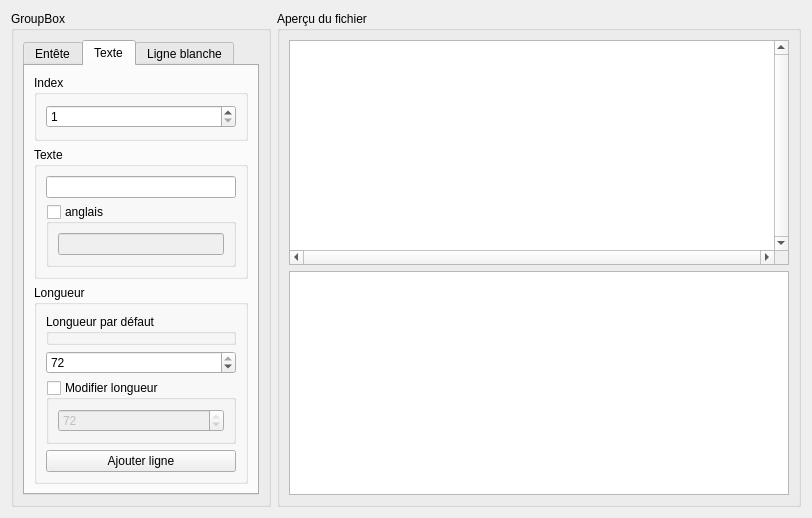
<?xml version="1.0" encoding="UTF-8"?>
<ui version="4.0">
 <class>mes_generator</class>
 <widget class="QDialog" name="mes_generator">
  <property name="geometry">
   <rect>
    <x>0</x>
    <y>0</y>
    <width>812</width>
    <height>512</height>
   </rect>
  </property>
  <property name="windowTitle">
   <string>Dialog</string>
  </property>
  <layout class="QHBoxLayout" name="horizontalLayout">
   <item>
    <widget class="QGroupBox" name="groupBox">
     <property name="title">
      <string>GroupBox</string>
     </property>
     <layout class="QVBoxLayout" name="verticalLayout_2">
      <item>
       <widget class="QTabWidget" name="add_text">
        <property name="currentIndex">
         <number>1</number>
        </property>
        <widget class="QWidget" name="tab">
         <attribute name="title">
          <string>Entête</string>
         </attribute>
         <layout class="QVBoxLayout" name="verticalLayout_6">
          <item>
           <widget class="QGroupBox" name="groupBox_4">
            <property name="title">
             <string>Version</string>
            </property>
            <layout class="QVBoxLayout" name="verticalLayout_4">
             <item>
              <widget class="QLineEdit" name="file_version_edit">
               <property name="inputMask">
                <string>XX.XX</string>
               </property>
               <property name="text">
                <string>XX.XX</string>
               </property>
              </widget>
             </item>
            </layout>
           </widget>
          </item>
          <item>
           <widget class="QGroupBox" name="file_date">
            <property name="title">
             <string>Date</string>
            </property>
            <layout class="QVBoxLayout" name="verticalLayout_5">
             <item>
              <widget class="QDateEdit" name="file_date_edit"/>
             </item>
            </layout>
           </widget>
          </item>
          <item>
           <widget class="QPushButton" name="add_entete_button">
            <property name="text">
             <string>Ajouter entête</string>
            </property>
           </widget>
          </item>
         </layout>
        </widget>
        <widget class="QWidget" name="tab_2">
         <attribute name="title">
          <string>Texte</string>
         </attribute>
         <layout class="QVBoxLayout" name="verticalLayout_7">
          <item>
           <widget class="QGroupBox" name="groupBox_2">
            <property name="title">
             <string>Index</string>
            </property>
            <layout class="QVBoxLayout" name="verticalLayout_8">
             <item>
              <widget class="QSpinBox" name="index_edit">
               <property name="minimum">
                <number>1</number>
               </property>
               <property name="maximum">
                <number>999</number>
               </property>
               <property name="value">
                <number>1</number>
               </property>
              </widget>
             </item>
            </layout>
           </widget>
          </item>
          <item>
           <widget class="QGroupBox" name="groupBox_3">
            <property name="title">
             <string>Texte</string>
            </property>
            <layout class="QVBoxLayout" name="verticalLayout_9">
             <item>
              <widget class="QLineEdit" name="text_edit_fr">
               <property name="maxLength">
                <number>72</number>
               </property>
              </widget>
             </item>
             <item>
              <widget class="QGroupBox" name="text_gb">
               <property name="title">
                <string>anglais</string>
               </property>
               <property name="checkable">
                <bool>true</bool>
               </property>
               <property name="checked">
                <bool>false</bool>
               </property>
               <layout class="QVBoxLayout" name="verticalLayout_3">
                <item>
                 <widget class="QLineEdit" name="text_edit_gb"/>
                </item>
               </layout>
              </widget>
             </item>
            </layout>
           </widget>
          </item>
          <item>
           <widget class="QGroupBox" name="groupBox_5">
            <property name="title">
             <string>Longueur</string>
            </property>
            <layout class="QVBoxLayout" name="verticalLayout_10">
             <item>
              <widget class="QGroupBox" name="default_length">
               <property name="title">
                <string>Longueur par défaut </string>
               </property>
              </widget>
             </item>
             <item>
              <widget class="QSpinBox" name="default_length_edit">
               <property name="maximum">
                <number>72</number>
               </property>
               <property name="value">
                <number>72</number>
               </property>
              </widget>
             </item>
             <item>
              <widget class="QGroupBox" name="modif_length">
               <property name="title">
                <string>Modifier longueur</string>
               </property>
               <property name="checkable">
                <bool>true</bool>
               </property>
               <property name="checked">
                <bool>false</bool>
               </property>
               <layout class="QVBoxLayout" name="verticalLayout_11">
                <item>
                 <widget class="QSpinBox" name="length_edit">
                  <property name="maximum">
                   <number>72</number>
                  </property>
                  <property name="value">
                   <number>72</number>
                  </property>
                 </widget>
                </item>
               </layout>
              </widget>
             </item>
             <item>
              <widget class="QPushButton" name="texte_generate_button">
               <property name="text">
                <string>Ajouter ligne</string>
               </property>
              </widget>
             </item>
            </layout>
           </widget>
          </item>
         </layout>
        </widget>
        <widget class="QWidget" name="tab_3">
         <attribute name="title">
          <string>Ligne blanche</string>
         </attribute>
         <layout class="QVBoxLayout" name="verticalLayout_12">
          <item>
           <widget class="QGroupBox" name="groupBox_6">
            <property name="title">
             <string>Une seule ligne</string>
            </property>
            <layout class="QVBoxLayout" name="verticalLayout_13">
             <item>
              <widget class="QSpinBox" name="spinBox_3"/>
             </item>
            </layout>
           </widget>
          </item>
          <item>
           <widget class="QGroupBox" name="groupBox_7">
            <property name="title">
             <string>Un bloc</string>
            </property>
            <layout class="QHBoxLayout" name="horizontalLayout_2">
             <item>
              <widget class="QGroupBox" name="groupBox_9">
               <property name="title">
                <string>GroupBox</string>
               </property>
               <layout class="QHBoxLayout" name="horizontalLayout_3">
                <item>
                 <widget class="QSpinBox" name="spinBox"/>
                </item>
               </layout>
              </widget>
             </item>
             <item>
              <widget class="QGroupBox" name="groupBox_8">
               <property name="title">
                <string>GroupBox</string>
               </property>
               <layout class="QHBoxLayout" name="horizontalLayout_4">
                <item>
                 <widget class="QSpinBox" name="spinBox_2"/>
                </item>
               </layout>
              </widget>
             </item>
            </layout>
           </widget>
          </item>
         </layout>
        </widget>
       </widget>
      </item>
     </layout>
    </widget>
   </item>
   <item>
    <widget class="QGroupBox" name="apercu_fichier">
     <property name="title">
      <string>Aperçu du fichier</string>
     </property>
     <layout class="QVBoxLayout" name="verticalLayout">
      <item>
       <widget class="QPlainTextEdit" name="mespefr_apercu">
        <property name="minimumSize">
         <size>
          <width>500</width>
          <height>0</height>
         </size>
        </property>
        <property name="font">
         <font>
          <family>Monospace</family>
         </font>
        </property>
        <property name="lineWidth">
         <number>80</number>
        </property>
        <property name="midLineWidth">
         <number>15</number>
        </property>
        <property name="verticalScrollBarPolicy">
         <enum>Qt::ScrollBarAlwaysOn</enum>
        </property>
        <property name="horizontalScrollBarPolicy">
         <enum>Qt::ScrollBarAlwaysOn</enum>
        </property>
        <property name="sizeAdjustPolicy">
         <enum>QAbstractScrollArea::AdjustIgnored</enum>
        </property>
       </widget>
      </item>
      <item>
       <widget class="QPlainTextEdit" name="mespegb_apercu">
        <property name="font">
         <font>
          <family>Monospace</family>
         </font>
        </property>
       </widget>
      </item>
     </layout>
    </widget>
   </item>
  </layout>
 </widget>
 <resources/>
 <connections/>
</ui>
